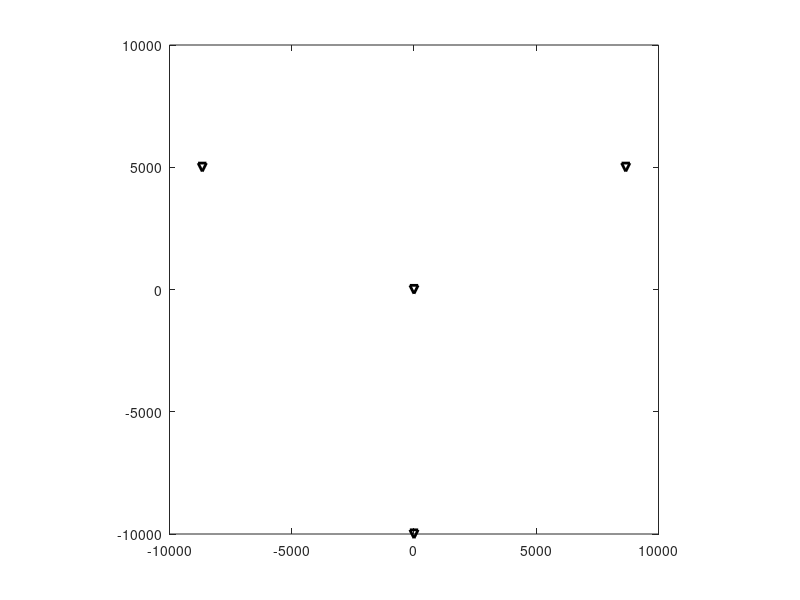

Write MATLAB code to recreate this figure. (Note: this script raises an error after producing the figure.)
%% формируем координаты постов
R = 10e3; %% расстояние между постами
posts = [];
hp = 15;
alphap = [30 150 270]*pi/180;
for i = 1:3
    posts(:,i) = [R * cos(alphap(i)); R * sin(alphap(i)); hp];
end
posts(:,4) = [0;0;hp];
% posts = posts + normrnd(0, 3, [3 4]);
% posts(:,4) = [];
config.posts = posts;
plot(config.posts(1,:),config.posts(2,:),'vk','linewidth',2)
daspect([1 1 1])
%%
h = [];
hdop = [];
pdop = [];
zdop = [];
h = 0:1:100;
for i = 1:length(h)
    DOP = get_dop_value(config, 1e3, 1e3, h(i), 'ToA');
    hdop(i) = DOP.HDOP;
    pdop(i) = DOP.PDOP;
    zdop(i) = DOP.ZDOP;
end
plot(h,hdop)
hold on
plot(h,pdop)
plot(h,zdop)
%%
xdop = [];
ydop = [];
zdop = [];
hdop = [];
% tdop = [];
mesh_points = [];
R = [];
X = -50e3:1e3:50e3;
Y = X;
h_geo = 10000;
k = 0;
for i = 1:length(X)
    for j = 1:length(Y)
        point = calculate_geo_heigth(config, X(i), Y(j), h_geo);
%         point = [X(i);Y(j);10000];
        if point(3) > 0
            k = k + 1;
            mesh_points(:,k) = point;
            R(k) = norm(point(1:2));
            dop = get_dop_value(config, mesh_points(1,k), mesh_points(2,k), mesh_points(3,k), 'ToA2D');
            xdop(j,i) = dop.XDOP;
            ydop(j,i) = dop.YDOP;
%             zdop(j,i) = dop.ZDOP;
            tdop(j,i) = dop.TDOP;
            hdop(j,i) = dop.HDOP;
        else
            xdop(j,i) = NaN;
            ydop(j,i) = NaN;
%             zdop(j,i) = NaN;
            tdop(j,i) = NaN;
            hdop(j,i) = NaN;
        end
    end
end
% plot3(mesh_points(1,:),mesh_points(2,:),mesh_points(3,:),'.')
figure
% contourf(Y/1000,X/1000,hdop,10:20:200,'ShowText','on')
% contourf(Y,X,DOP,[100 300 1000 2000 3000 5000],'ShowText','on')
contourf(X/1000,Y/1000,tdop,[1 2 5 10 20 30 40 50 60 100 150 200 300:100:1000 2000:1000:10000],'ShowText','on')
colormap(jet)
hold on
plot(posts(1,:)/1000,posts(2,:)/1000,'kv','MarkerSize',10,'linewidth',2)
% xlim([-0.5e5 0.5e5]/1000)
% ylim([-0.5e5 0.5e5]/1000)
xlabel('x, km')
ylabel('y, km')
% title('DOP')
set(gca,'FontSize',14)
%colorbar
daspect([1 1 1])
grid on
%%

X = [190e3; 190e3; 10000];
X = calculate_geo_heigth(config, X(1), X(2), 10000);
R = [];
for i = 1:4
    R(i,1) = norm(X - config.posts(:,i));
end

RD = [R(4) - R(1); R(4) - R(2); R(4) - R(3); R(3) - R(1); R(3) - R(2); R(2) - R(1)];

sigma_n = 1;
X3Dtoa = [];
k_3D = 0;
X2Dtoa = [];
k_2D = 0;
Xa1 = [];
Xa2 = [];
k_a = 0;
for i = 1:5000
    toa = R + normrnd(0,sigma_n,[4 1]);
%     rd = RD + normrnd(0,sqrt(2)*sigma_n,[6 1]);
    rd = [toa(4) - toa(1); toa(4) - toa(2); toa(4) - toa(3); toa(3) - toa(1); toa(3) - toa(2); toa(2) - toa(1)];

    [x, ~, ~, flag] = coord_solver3D(toa, config.posts, [X; R(1)]);
%     [x, ~, ~, flag] = coord_solver3D(toa, config.posts, [0;0;100;R(1)]);
    if flag
        k_3D = k_3D + 1;
        X3Dtoa(:,k_3D) = x;
    end
    [x, ~, ~, flag] = coord_solver2D(toa, config.posts, [X(1:2); R(1)],X(3));
    if flag
        k_2D = k_2D + 1;
        X2Dtoa(:,k_2D) = x;
    end
    [x] = solver_analytical_3D_4_posts(toa, config.posts);
    if x
        k_a = k_a + 1;
        Xa1(:,k_a) = x(:,1);
        Xa2(:,k_a) = x(:,2);
    end
%     [X3Dtdoa(:,i)] = NavSolverRDinvh(rd, config.posts, X);
%     [X3DtdoaD(:,i)] = NavSolverRDinvhDn(rd, config.posts, X, sigma_n);
end
dop3Dtoa = get_dop_value(config, X(1), X(2), X(3), 'ToA');
dop2Dtoa = get_dop_value(config, X(1), X(2), X(3), 'ToA2D');
% dop3Dtdoa = get_dop_value(config, X(1), X(2), X(3), 'TDoA');
% dop3DtdoaD = get_dop_value(config, X(1), X(2), X(3), 'TDoA3D_Dn');
% dop2DtdoaD = get_dop_value(config, X(1), X(2), X(3), 'TDoA2D_Dn');
[std(X3Dtoa(1,:))/sigma_n dop3Dtoa.XDOP;
    std(X3Dtoa(2,:))/sigma_n dop3Dtoa.YDOP;
    std(X3Dtoa(3,:))/sigma_n dop3Dtoa.ZDOP;
    std(X3Dtoa(4,:))/sigma_n dop3Dtoa.TDOP;
    norm([std(X3Dtoa(1,:)) std(X3Dtoa(2,:))])/sigma_n dop3Dtoa.HDOP]
[std(X2Dtoa(1,:))/sigma_n dop2Dtoa.XDOP;
    std(X2Dtoa(2,:))/sigma_n dop2Dtoa.YDOP;
    std(X2Dtoa(3,:))/sigma_n dop2Dtoa.TDOP]
% [std(X3Dtdoa(1,:))/(sigma_n*sqrt(2)) dop3Dtdoa.XDOP;
%     std(X3Dtdoa(2,:))/(sigma_n*sqrt(2)) dop3Dtdoa.YDOP;
%     std(X3Dtdoa(3,:))/(sigma_n*sqrt(2)) dop3Dtdoa.ZDOP;]
% [std(X3Dtdoa(1,:))/(sigma_n*sqrt(2)) std(X3DtdoaD(1,:))/(sigma_n*sqrt(2));
%     std(X3Dtdoa(2,:))/(sigma_n*sqrt(2)) std(X3DtdoaD(2,:))/(sigma_n*sqrt(2));
%     std(X3Dtdoa(3,:))/(sigma_n*sqrt(2)) std(X3DtdoaD(3,:))/(sigma_n*sqrt(2));]
% [dop3DtdoaD.XDOP dop3Dtoa.XDOP;
%     dop3DtdoaD.YDOP dop3Dtoa.YDOP;
%     dop3DtdoaD.ZDOP dop3Dtoa.ZDOP;]
% [dop2DtdoaD.XDOP dop2Dtoa.XDOP;
%     dop2DtdoaD.YDOP dop2Dtoa.YDOP;]
[X mean(X3Dtoa(1:3,:)')' mean(X2Dtoa')']
[mean(Xa1')' std(Xa1')'/sigma_n mean(Xa2')' std(Xa2')'/sigma_n]
%% 2D распределение ГФ
xdop = [];
ydop = [];
zdop = [];
hdop = [];
tdop = [];
pdop = [];
Z = [];
mesh_points = [];
R = [];
X = -100e3:1e3:100e3;
Y = X;
h_geo = 10000;
k = 0;
for i = 1:length(X)
    for j = 1:length(Y)
        point = calculate_geo_heigth(config, X(i), Y(j), h_geo);
%          point = [X(i);Y(j);10000];
        Z(j,i) = point(3);
        if point(3) > hp
            k = k + 1;
            mesh_points(:,k) = point;
            R(k) = norm(point);
            dop = get_dop_value(config, mesh_points(1,k), mesh_points(2,k), mesh_points(3,k), 'ToA2D');
            xdop(j,i) = dop.XDOP;%/R(k);
            ydop(j,i) = dop.YDOP;%/R(k);
%             zdop(j,i) = dop.ZDOP;
            tdop(j,i) = dop.TDOP;%/R(k);
            hdop(j,i) = dop.HDOP;%/R(k);
            pdop(j,i) = dop.PDOP;%/R(k);
        else
            xdop(j,i) = NaN;
            ydop(j,i) = NaN;
            zdop(j,i) = NaN;
            tdop(j,i) = NaN;
            hdop(j,i) = NaN;
            pdop(j,i) = NaN;
        end
    end
end
show_dop(X,Y,hdop,[1 10 30 50 100 300 700 1000:1000:3000],[1 2000],config)
%% 1D РАСПРЕДЕЛЕНИЕ ВДОЛЬ РАДИАЛЬНЫХ ЛИНИЙ 
alpha = (-90:30:90)*(pi)/180;
figure(1)
hold on
grid on
figure(2)
hold on
grid on

for j = 1:length(alpha)
    r = 0:1e3:200e3;
    X = r * cos(alpha(j));
    Y = r * sin(alpha(j));
    h_geo = 10000;
    R = [];
    zdop = [];
    tdop =[];
    hdop = [];
    pdop = [];
    mesh_points = [];
    k = 0;
    for i = 1:length(X)
        point = calculate_geo_heigth(config, X(i), Y(i), h_geo);
%             point = [X(i); Y(i); h_geo];
        if point(3) > hp
            k = k + 1;
            mesh_points(:,k) = point;
            R(k) = norm(point(1:2));
            dop = get_dop_value(config, point(1), point(2), point(3), 'ToA');
            zdop(k) = dop.ZDOP;%/R(k);
            tdop(k) = dop.TDOP;%/R(k);
            hdop(k) = dop.HDOP;%/R(k);
            pdop(k) = dop.PDOP;%/R(k);
        end
    end
    dops{j} = hdop;
    figure(1)
    plot(R,hdop)
    figure(2)
    plot3(mesh_points(1,:),mesh_points(2,:),mesh_points(3,:),'.-')
end
figure(1)
legend()
figure(2)
legend
plot3(config.posts(1,:),config.posts(2,:),config.posts(3,:),'v')
%% 1D распредеелние по радиусу
R = 50e3;
alpha = 0:0.01:2*pi;
X = R * cos(alpha);
Y = R * sin(alpha);
h_geo = 10e3;
zdop = [];
tdop =[];
hdop = [];
hdop2D = [];
pdop = [];
k = 0;
for i = 1:length(X)
    point = calculate_geo_heigth(config, X(i), Y(i), h_geo);
    %     point = [X(i); Y(i); h_geo];
    if point(3) > hp
        k = k + 1;
        mesh_points(:,k) = point;
        R(k) = norm(point(1:2));
        dop = get_dop_value(config, point(1), point(2), point(3), 'ToA');
        zdop(k) = dop.ZDOP;%/R(k);
        tdop(k) = dop.TDOP;%/R(k);
        hdop(k) = dop.HDOP;%/R(k);
        pdop(k) = dop.PDOP;%/R(k);
        dop = get_dop_value(config, point(1), point(2), point(3), 'ToA2D');
        hdop2D(k) = dop.HDOP;%/R(k);
    end
end
figure
plot(alpha*180/pi,hdop,'-r','linewidth',2)
hold on
plot(alpha*180/pi,pdop,'-g','linewidth',2)
plot(alpha*180/pi,zdop,'-b','linewidth',2)
plot(alpha*180/pi,hdop2D,'-c','linewidth',2)
% plot(alpha*180/pi,tdop)
plot([alphap(1) alphap(1)]*180/pi, [min([pdop zdop])-1000 max([pdop zdop])+100],'k--','linewidth',1)
text([alphap(1)]*180/pi,50,'ПП1')
plot([alphap(2) alphap(2)]*180/pi, [min([pdop zdop])-1000 max([pdop zdop])+100],'k--','linewidth',1)
text([alphap(2)]*180/pi,50,'ПП2')
plot([alphap(3) alphap(3)]*180/pi, [min([pdop zdop])-1000 max([pdop zdop])+100],'k--','linewidth',1)
text([alphap(3)]*180/pi,50,'ПП3')
grid on
legend('HDOP 3D','PDOP 3D','ZDOP 3D','HDOP 2D')
set(gca,'FontSize',14)
set(gca,'FontName','Times')
ylim([0 550])
xlim([0 360])
xlabel('θ, град')
% daspect([1 1 1])
[max(hdop) - min(hdop) (max(hdop) - min(hdop))/mean(hdop)*100]
[max(pdop) - min(pdop) (max(pdop) - min(pdop))/mean(pdop)*100]
[max(zdop) - min(zdop) (max(zdop) - min(zdop))/mean(zdop)*100]
[max(hdop2D) - min(hdop2D) (max(hdop2D) - min(hdop2D))/mean(hdop2D)*100]
%%
%% 1D зависимость ГФ от дальности
R = 20e3:1e3:250e3;
alpha = 0:0.01:2*pi;
h_geo = 10e3;
ZDOP = [];
TDOP = [];
HDOP = [];
HDOP2D = [];
PDOP = [];
for j = 1:length(R)
    X = R(j) * cos(alpha);
    Y = R(j) * sin(alpha);
    zdop = [];
    tdop =[];
    hdop = [];
    hdop2D = [];
    pdop = [];
    k = 0;
    for i = 1:length(X)
        point = calculate_geo_heigth(config, X(i), Y(i), h_geo);
        %     point = [X(i); Y(i); h_geo];
        if point(3) > hp
            k = k + 1;
            mesh_points(:,k) = point;
%             R(k) = norm(point(1:2));
            dop = get_dop_value(config, point(1), point(2), point(3), 'ToA');
            zdop(k) = dop.ZDOP;%/R(k);
            tdop(k) = dop.TDOP;%/R(k);
            hdop(k) = dop.HDOP;%/R(k);
            pdop(k) = dop.PDOP;%/R(k);
            dop = get_dop_value(config, point(1), point(2), point(3), 'ToA2D');
            hdop2D(k) = dop.HDOP;%/R(k);
        end
    end
    ZDOP(:,j) = [min(zdop); max(zdop)];
    TDOP(:,j) = [min(tdop); max(tdop)];
    HDOP(:,j) = [min(hdop); max(hdop)];
    PDOP(:,j) = [min(pdop); max(pdop)];
    HDOP2D(:,j) = [min(hdop2D); max(hdop2D)];
    j
end
figure
hold on
patch([R/1000 fliplr(R/1000)], [HDOP(1,:) fliplr(HDOP(2,:))], 'r','FaceAlpha',0.3)
% patch([R/1000 fliplr(R/1000)], [ZDOP(1,:) fliplr(ZDOP(2,:))], 'g','FaceAlpha',0.3)
patch([R/1000 fliplr(R/1000)], [PDOP(1,:) fliplr(PDOP(2,:))], 'b','FaceAlpha',0.3)
patch([R/1000 fliplr(R/1000)], [HDOP2D(1,:) fliplr(HDOP2D(2,:))], 'c','FaceAlpha',0.3)
legend('HDOP 3D','PDOP 3D','HDOP 2D')
set(gca,'FontSize',14)
set(gca,'FontName','Times')
grid on
% ylim([0 550])
% xlim([0 360])
xlabel('R, км')
%%
%% 1D зависимость ГФ от высоты ИРИ
R = 100e3;
alpha = 0:0.01:2*pi;
h_geo = 2e3:100:15e3;
ZDOP = [];
TDOP = [];
HDOP = [];
HDOP2D = [];
PDOP = [];
for j = 1:length(h_geo)
    X = R * cos(alpha);
    Y = R * sin(alpha);
    zdop = [];
    tdop =[];
    hdop = [];
    hdop2D = [];
    pdop = [];
    k = 0;
    for i = 1:length(X)
        point = calculate_geo_heigth(config, X(i), Y(i), h_geo(j));
        %     point = [X(i); Y(i); h_geo];
        if point(3) > hp
            k = k + 1;
            mesh_points(:,k) = point;
%             R(k) = norm(point(1:2));
            dop = get_dop_value(config, point(1), point(2), point(3), 'ToA');
            zdop(k) = dop.ZDOP;%/R(k);
            tdop(k) = dop.TDOP;%/R(k);
            hdop(k) = dop.HDOP;%/R(k);
            pdop(k) = dop.PDOP;%/R(k);
            dop = get_dop_value(config, point(1), point(2), point(3), 'ToA2D');
            hdop2D(k) = dop.HDOP;%/R(k);
        end
    end
    ZDOP(:,j) = [min(zdop); max(zdop)];
    TDOP(:,j) = [min(tdop); max(tdop)];
    HDOP(:,j) = [min(hdop); max(hdop)];
    PDOP(:,j) = [min(pdop); max(pdop)];
    HDOP2D(:,j) = [min(hdop2D); max(hdop2D)];
    j
end
figure
hold on
patch([h_geo/1000 fliplr(h_geo/1000)], [HDOP(1,:) fliplr(HDOP(2,:))], 'r','FaceAlpha',0.3)
% patch([h_geo/1000 fliplr(h_geo/1000)], [ZDOP(1,:) fliplr(ZDOP(2,:))], 'g','FaceAlpha',0.3)
patch([h_geo/1000 fliplr(h_geo/1000)], [PDOP(1,:) fliplr(PDOP(2,:))], 'b','FaceAlpha',0.3)
patch([h_geo/1000 fliplr(h_geo/1000)], [HDOP2D(1,:) fliplr(HDOP2D(2,:))], 'c','FaceAlpha',0.3)
legend('HDOP 3D','PDOP 3D','HDOP 2D')
set(gca,'FontSize',14)
set(gca,'FontName','Times')
grid on
% ylim([0 550])
% xlim([0 360])
xlabel('h, км')
xlim([h_geo(1)/1000 h_geo(end)/1000])
%%
h_geo = 10e3;
Rp = 3e3:0.5e3:15e3; %% расстояние между постами
R = 150e3;
hp = 15;
alphap = [30 150 270]*pi/180;

ZDOP = [];
TDOP = [];
HDOP = [];
HDOP2D = [];
PDOP = [];
for j = 1:length(Rp)
    posts = [];
    for i = 1:3
        posts(:,i) = [Rp(j) * cos(alphap(i)); Rp(j) * sin(alphap(i)); hp];
    end
    posts(:,4) = [0;0;hp];
    % posts = posts + normrnd(0, 3, [3 4]);
    % posts(:,3) = [];
    config.posts = posts;
    X = R * cos(alpha);
    Y = R * sin(alpha);
    zdop = [];
    tdop =[];
    hdop = [];
    hdop2D = [];
    pdop = [];
    k = 0;
    for i = 1:length(X)
        point = calculate_geo_heigth(config, X(i), Y(i), h_geo);
        %     point = [X(i); Y(i); h_geo];
        if point(3) > hp
            k = k + 1;
            mesh_points(:,k) = point;
%             R(k) = norm(point(1:2));
            dop = get_dop_value(config, point(1), point(2), point(3), 'ToA');
            zdop(k) = dop.ZDOP;%/R(k);
            tdop(k) = dop.TDOP;%/R(k);
            hdop(k) = dop.HDOP;%/R(k);
            pdop(k) = dop.PDOP;%/R(k);
            dop = get_dop_value(config, point(1), point(2), point(3), 'ToA2D');
            hdop2D(k) = dop.HDOP;%/R(k);
        end
    end
    ZDOP(:,j) = [min(zdop); max(zdop)];
    TDOP(:,j) = [min(tdop); max(tdop)];
    HDOP(:,j) = [min(hdop); max(hdop)];
    PDOP(:,j) = [min(pdop); max(pdop)];
    HDOP2D(:,j) = [min(hdop2D); max(hdop2D)];
    j
end
figure
hold on
patch([Rp/1000 fliplr(Rp/1000)], [HDOP(1,:) fliplr(HDOP(2,:))], 'r','FaceAlpha',0.3)
% patch([h_geo/1000 fliplr(h_geo/1000)], [ZDOP(1,:) fliplr(ZDOP(2,:))], 'g','FaceAlpha',0.3)
patch([Rp/1000 fliplr(Rp/1000)], [PDOP(1,:) fliplr(PDOP(2,:))], 'b','FaceAlpha',0.3)
patch([Rp/1000 fliplr(Rp/1000)], [HDOP2D(1,:) fliplr(HDOP2D(2,:))], 'c','FaceAlpha',0.3)
legend('HDOP 3D','PDOP 3D','HDOP 2D')
set(gca,'FontSize',14)
set(gca,'FontName','Times')
grid on
% ylim([0 550])
% xlim([0 360])
xlabel('R_{п}, км')
xlim([Rp(1)/1000 Rp(end)/1000])
%%
%% 1D распредеелние по радиусу для троек
R = 150e3;
alpha = 0:0.01:2*pi;
X = R * cos(alpha);
Y = R * sin(alpha);
h_geo = 10e3;
zdop = [];
tdop =[];
hdop = [];
hdop2D = [];
pdop = [];
k = 0;
for i = 1:length(X)
    point = calculate_geo_heigth(config, X(i), Y(i), h_geo);
    %     point = [X(i); Y(i); h_geo];
    if point(3) > hp
        k = k + 1;
        mesh_points(:,k) = point;
        R(k) = norm(point(1:2));
%         dop = get_dop_value(config, point(1), point(2), point(3), 'ToA');
%         zdop(k) = dop.ZDOP;%/R(k);
%         tdop(k) = dop.TDOP;%/R(k);
%         hdop(k) = dop.HDOP;%/R(k);
%         pdop(k) = dop.PDOP;%/R(k);
        dop = get_dop_value(config, point(1), point(2), point(3), 'ToA2D');
        hdop2D(k) = dop.HDOP;%/R(k);
    end
end
% figure
% plot(alpha*180/pi,hdop,'-r','linewidth',2)
hold on
% plot(alpha*180/pi,pdop,'-g','linewidth',2)
% plot(alpha*180/pi,zdop,'-b','linewidth',2)
plot(alpha*180/pi,hdop2D,'-c','linewidth',2)
% plot(alpha*180/pi,tdop)
plot([alphap(1) alphap(1)]*180/pi, [min([hdop2D hdop2D])-1000 max([hdop2D hdop2D])+100],'k--','linewidth',1)
text([alphap(1)]*180/pi,50,'ПП1')
plot([alphap(2) alphap(2)]*180/pi, [min([hdop2D hdop2D])-1000 max([hdop2D hdop2D])+100],'k--','linewidth',1)
text([alphap(2)]*180/pi,50,'ПП2')
plot([alphap(3) alphap(3)]*180/pi, [min([hdop2D hdop2D])-1000 max([hdop2D hdop2D])+100],'k--','linewidth',1)
text([alphap(3)]*180/pi,50,'ПП3')
grid on
% legend('HDOP 3D','PDOP 3D','ZDOP 3D','HDOP 2D')
set(gca,'FontSize',14)
set(gca,'FontName','Times')
% ylim([0 550])
% xlim([0 360])
xlabel('θ, град')
% daspect([1 1 1])
% [max(hdop) - min(hdop) (max(hdop) - min(hdop))/mean(hdop)*100]
% [max(pdop) - min(pdop) (max(pdop) - min(pdop))/mean(pdop)*100]
% [max(zdop) - min(zdop) (max(zdop) - min(zdop))/mean(zdop)*100]
% [max(hdop2D) - min(hdop2D) (max(hdop2D) - min(hdop2D))/mean(hdop2D)*100]